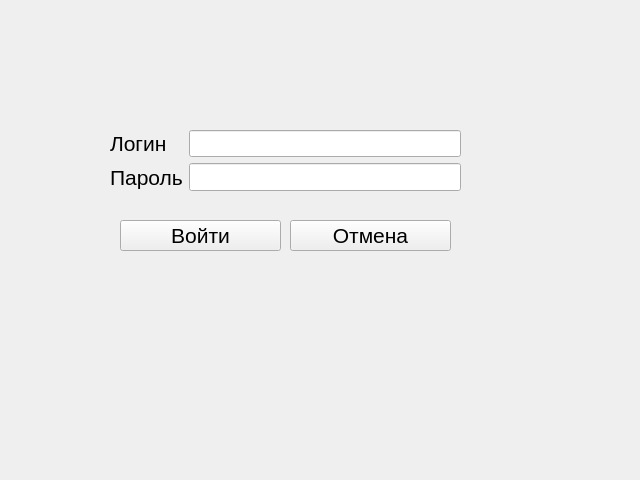
<?xml version="1.0" encoding="UTF-8"?>
<ui version="4.0">
 <class>MainWindow</class>
 <widget class="QMainWindow" name="MainWindow">
  <property name="geometry">
   <rect>
    <x>0</x>
    <y>0</y>
    <width>640</width>
    <height>480</height>
   </rect>
  </property>
  <property name="windowTitle">
   <string>MainWindow</string>
  </property>
  <widget class="QWidget" name="centralwidget">
   <widget class="QWidget" name="formLayoutWidget">
    <property name="geometry">
     <rect>
      <x>110</x>
      <y>130</y>
      <width>351</width>
      <height>61</height>
     </rect>
    </property>
    <layout class="QFormLayout" name="formLayout">
     <item row="0" column="0">
      <widget class="QLabel" name="label_user_name">
       <property name="font">
        <font>
         <pointsize>16</pointsize>
        </font>
       </property>
       <property name="text">
        <string>Логин</string>
       </property>
      </widget>
     </item>
     <item row="0" column="1">
      <widget class="QLineEdit" name="lineEdit_user_name">
       <property name="font">
        <font>
         <pointsize>14</pointsize>
        </font>
       </property>
      </widget>
     </item>
     <item row="1" column="0">
      <widget class="QLabel" name="label_password">
       <property name="font">
        <font>
         <pointsize>16</pointsize>
        </font>
       </property>
       <property name="text">
        <string>Пароль</string>
       </property>
      </widget>
     </item>
     <item row="1" column="1">
      <widget class="QLineEdit" name="lineEdit_password">
       <property name="font">
        <font>
         <pointsize>14</pointsize>
        </font>
       </property>
       <property name="echoMode">
        <enum>QLineEdit::Password</enum>
       </property>
      </widget>
     </item>
    </layout>
   </widget>
   <widget class="QPushButton" name="pushButton_log_in">
    <property name="geometry">
     <rect>
      <x>120</x>
      <y>220</y>
      <width>161</width>
      <height>31</height>
     </rect>
    </property>
    <property name="font">
     <font>
      <pointsize>16</pointsize>
     </font>
    </property>
    <property name="text">
     <string>Войти</string>
    </property>
   </widget>
   <widget class="QPushButton" name="pushButton_cancel">
    <property name="geometry">
     <rect>
      <x>290</x>
      <y>220</y>
      <width>161</width>
      <height>31</height>
     </rect>
    </property>
    <property name="font">
     <font>
      <pointsize>16</pointsize>
     </font>
    </property>
    <property name="text">
     <string>Отмена</string>
    </property>
   </widget>
  </widget>
 </widget>
 <resources/>
 <connections/>
</ui>
